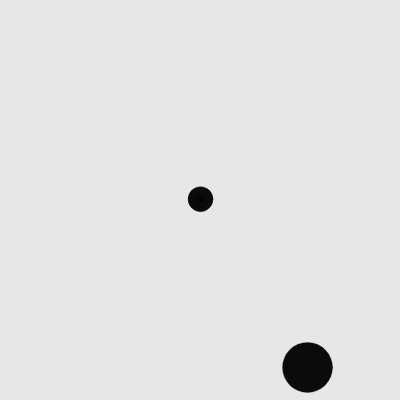
Frame 1 (no input)
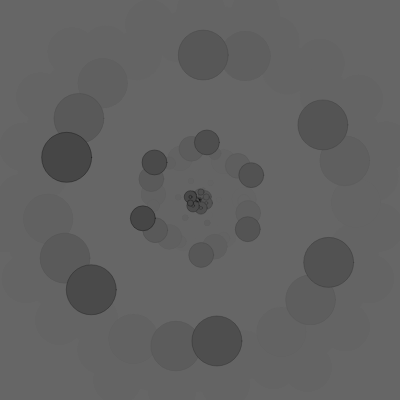
Frame 60 (no input)
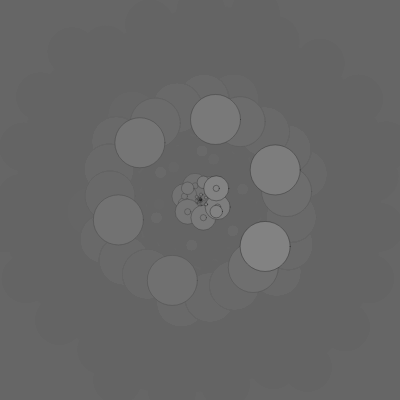
Frame 120 (the mouse pressed at the canvas centre since frame 60)

The p5.js sketch that drew these frames (run headless with seeded random() and noise() and a simulated clock; from frame 60 on, the mouse is pressed at the canvas centre):

// p5.js sketch
// ── sketch.js
var fade
var fadeAmount = 1
var mode="in"
function setup() {
  createCanvas(400, 400);
  background(100,100,100,0.1);
  fade=0
}
function cir(a,b,size,start_x,start_y,count,speed,mode){
  if(count>0){
    push()
    let x
    let y
    if(mode==="in"){
      x=(a-frameCount%a)*cos(frameCount*speed)+start_x
      y=(b-frameCount%b)*sin(frameCount*speed)+start_y
      
    }
    else{
      x=(0+frameCount%a)*cos(frameCount*speed)+start_x
      y=(0+frameCount%b)*sin(frameCount*speed)+start_y
    }
    // background(100,100,100);
    strokeWeight(0.3)
    let color= frameCount%255+10
    fill(color,color,color)
    ellipse(x,y,size)
    
    if (fade<0) fadeAmount=1; 
 
    if (fade>255) fadeAmount=-10; 

    fade += fadeAmount; 
    pop()
    if(x===a){
      mode="in"
    }
    else{
      mode="out"
    }
    cir(a/2,b/2,size/2,start_x,start_y,count-1,-speed)
  }
  else{
    return
  }
}
function draw() {
  background(100,100,100,40);
  cir(200,200,50,200,200,8,1,mode)
  
  
}
